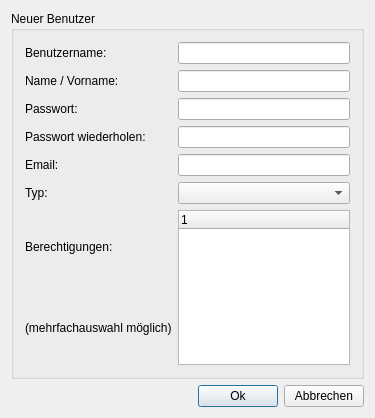
<ui version="4.0" >
 <class>NeuerUserDialogClass</class>
 <widget class="QDialog" name="NeuerUserDialogClass" >
  <property name="geometry" >
   <rect>
    <x>0</x>
    <y>0</y>
    <width>375</width>
    <height>418</height>
   </rect>
  </property>
  <property name="windowTitle" >
   <string>NeuerUserDialog</string>
  </property>
  <layout class="QGridLayout" >
   <item row="0" column="0" >
    <widget class="QGroupBox" name="groupBox" >
     <property name="title" >
      <string>Neuer Benutzer</string>
     </property>
     <layout class="QGridLayout" >
      <item row="0" column="0" >
       <widget class="QLabel" name="label" >
        <property name="text" >
         <string>Benutzername:</string>
        </property>
       </widget>
      </item>
      <item row="0" column="1" >
       <widget class="QLineEdit" name="usernameLineEdit" />
      </item>
      <item row="1" column="0" >
       <widget class="QLabel" name="label_8" >
        <property name="text" >
         <string>Name / Vorname:</string>
        </property>
       </widget>
      </item>
      <item row="1" column="1" >
       <widget class="QLineEdit" name="nameLineEdit" />
      </item>
      <item row="2" column="0" >
       <widget class="QLabel" name="label_2" >
        <property name="text" >
         <string>Passwort:</string>
        </property>
       </widget>
      </item>
      <item row="2" column="1" >
       <widget class="QLineEdit" name="pwdLineEdit" >
        <property name="echoMode" >
         <enum>QLineEdit::Password</enum>
        </property>
       </widget>
      </item>
      <item row="3" column="0" >
       <widget class="QLabel" name="label_3" >
        <property name="text" >
         <string>Passwort wiederholen:</string>
        </property>
       </widget>
      </item>
      <item row="3" column="1" >
       <widget class="QLineEdit" name="pwdwLineEdit" >
        <property name="echoMode" >
         <enum>QLineEdit::Password</enum>
        </property>
       </widget>
      </item>
      <item row="4" column="0" >
       <widget class="QLabel" name="label_4" >
        <property name="text" >
         <string>Email:</string>
        </property>
       </widget>
      </item>
      <item row="4" column="1" >
       <widget class="QLineEdit" name="emailLineEdit" />
      </item>
      <item row="5" column="0" >
       <widget class="QLabel" name="label_5" >
        <property name="text" >
         <string>Typ:</string>
        </property>
       </widget>
      </item>
      <item row="5" column="1" >
       <widget class="QComboBox" name="typComboBox" />
      </item>
      <item row="6" column="0" >
       <widget class="QLabel" name="label_6" >
        <property name="text" >
         <string>Berechtigungen:</string>
        </property>
       </widget>
      </item>
      <item rowspan="2" row="6" column="1" >
       <widget class="QTreeWidget" name="streckenTreeWidget" >
        <column>
         <property name="text" >
          <string>1</string>
         </property>
        </column>
       </widget>
      </item>
      <item row="7" column="0" >
       <widget class="QLabel" name="label_7" >
        <property name="text" >
         <string>(mehrfachauswahl möglich)</string>
        </property>
       </widget>
      </item>
     </layout>
    </widget>
   </item>
   <item row="1" column="0" >
    <layout class="QHBoxLayout" >
     <item>
      <spacer>
       <property name="orientation" >
        <enum>Qt::Horizontal</enum>
       </property>
       <property name="sizeHint" >
        <size>
         <width>158</width>
         <height>20</height>
        </size>
       </property>
      </spacer>
     </item>
     <item>
      <widget class="QPushButton" name="okButton" >
       <property name="text" >
        <string>Ok</string>
       </property>
      </widget>
     </item>
     <item>
      <widget class="QPushButton" name="canButton" >
       <property name="text" >
        <string>Abbrechen</string>
       </property>
      </widget>
     </item>
    </layout>
   </item>
  </layout>
 </widget>
 <layoutdefault spacing="6" margin="11" />
 <resources/>
 <connections/>
</ui>
